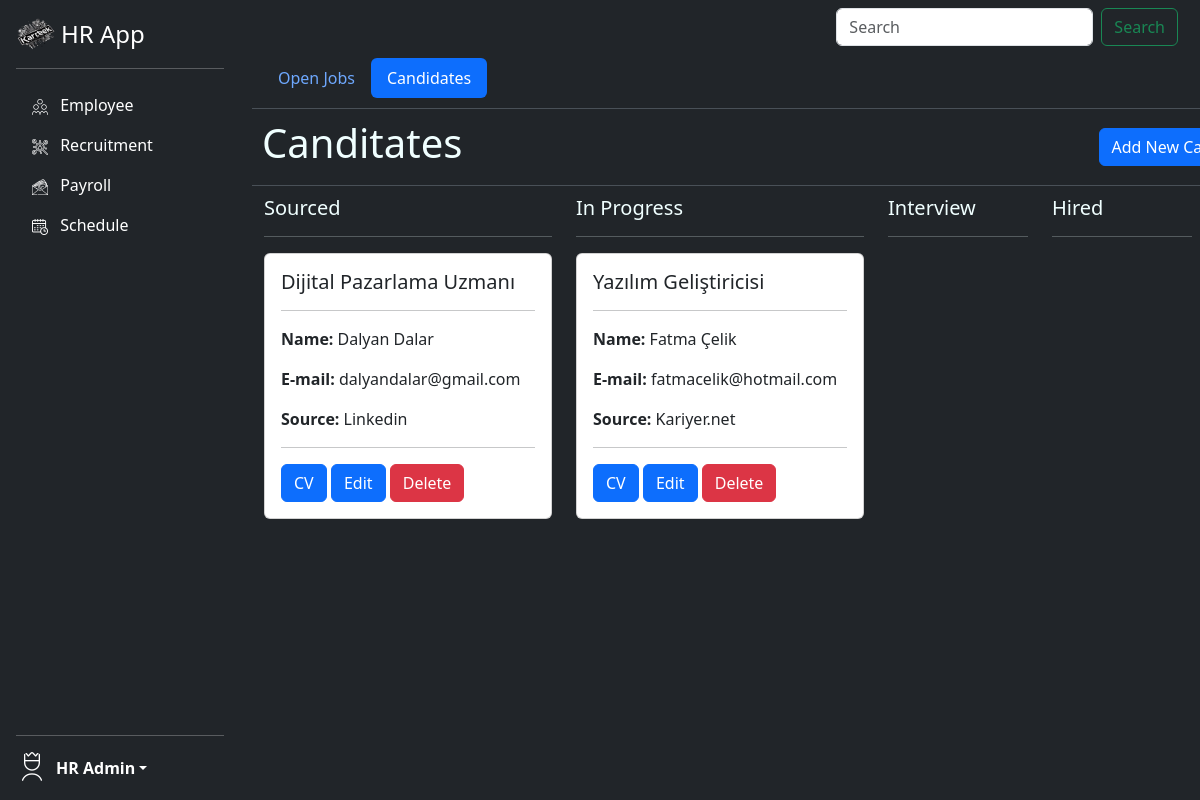
Screenshot of /hr_app/candidates with the database file from the repository.
### hr_app/models.py (models this page shows, shortened)
class Candidate(models.Model):
    STATUS_CHOICES = [
        ('Sourced', 'Sourced'),
        ('In Progress', 'In Progress'),
        ('Interview', 'Interview'),
        ('Hired', 'Hired'),
        ('Rejected', 'Rejected'),
    ]
    job_title = models.CharField(max_length=100)
    name = models.CharField(max_length=100)
    email = models.EmailField(unique=True)
    source = models.CharField(max_length=100)
    status = models.CharField(max_length=100, choices=STATUS_CHOICES, default='Sourced')
    CV = models.FileField(upload_to="cvs/")
    phone = models.CharField(max_length=100)

### hr_app/views.py (the view)
# urls.py: path("candidates",views.candidateview, name="candidates"),
def candidateview(request):
    candidates_by_status = {
        'Sourced': Candidate.objects.filter(status='Sourced'),
        'In Progress': Candidate.objects.filter(status='In Progress'),
        'Interview': Candidate.objects.filter(status='Interview'),
        'Hired': Candidate.objects.filter(status='Hired'),
        'Rejected': Candidate.objects.filter(status='Rejected'),
    }
    context = {
        'candidates_by_status': candidates_by_status
    }
    return render(request,"candidates.html",context=context)

### hr_app/templates/candidates.html (shortened to what this page needs)
{% extends "base.html" %}
{% block content %}
<div class="container fixed-top " style="max-height: 80vh; overflow-y: auto; margin-left: 20%; margin-top: 4%">
<nav class=" nav nav-pills navbar-expand-lg bg-dark border-bottom border-body" data-bs-theme="dark" style="color: azure;
padding: 10px;">
    <a href="{% url 'hr_app:jobs' %}" class="nav-link" > Open Jobs</a>
    <a href="{% url 'hr_app:candidates' %}" class="nav-link active" aria-current="page"> Candidates</a>
  </nav>
  <nav class="navbar navbar-expand-lg bg-dark border-bottom border-body" data-bs-theme="dark" style="padding: 10px; color: azure;">
    <h1 style="margin-right: auto;"> Canditates</h1>
    <a class="btn btn-primary" href="{% url 'hr_app:addcandidate' %}" role="button" style="margin-right: 10px;">Add New Candidate</a>
  </nav>
  <div class="container" style="color: azure; margin-top: 10px; overflow-y: auto; z-index: 1">
    <div class="row">
        {% for status, candidates in candidates_by_status.items %}
            <div class="col">
                <h5>{{ status }}</h5>
                <hr>
                    {% for candidate in candidates %}
                      <div class="card" style="width: 18rem; margin-bottom: 10px;">
                          <div class="card-body">
                          <h5 class="card-title"> {{candidate.job_title}} </h5>
                          <hr>
                          <p class="card-text"> <b>Name:</b> {{candidate.name}}</p>
                          <p class="card-text"> <b>E-mail:</b> {{candidate.email}}</p>
                          <p class="card-text"> <b>Source:</b> {{candidate.source}}</p>
                          <hr>
                          <a href="{{candidate.CV.url}}" class="btn btn-primary" role="button">CV</a>
                          <a href="{% url 'hr_app:edit_candidate' candidate.id %}" class="btn btn-primary" role="button">Edit</a>
                          <a href="{% url 'hr_app:deletecandidate' candidate.id %}" class="btn btn-danger" role="button">Delete</a>
                          </div>
                      </div>
                    {% endfor %}
            </div>
        {% endfor %}
    </div>
</div>
</div>
{% endblock %}

### rows the page displays
Candidate: job_title "Dijital Pazarlama Uzmanı", name "Dalyan Dalar", email "dalyandalar@gmail.com", source "Linkedin"
Candidate: job_title "Yazılım Geliştiricisi", name "Fatma Çelik", email "fatmacelik@hotmail.com", source "Kariyer.net"

### other values shown
{{ status }} "Sourced" "In Progress" "Interview" "Hired"
